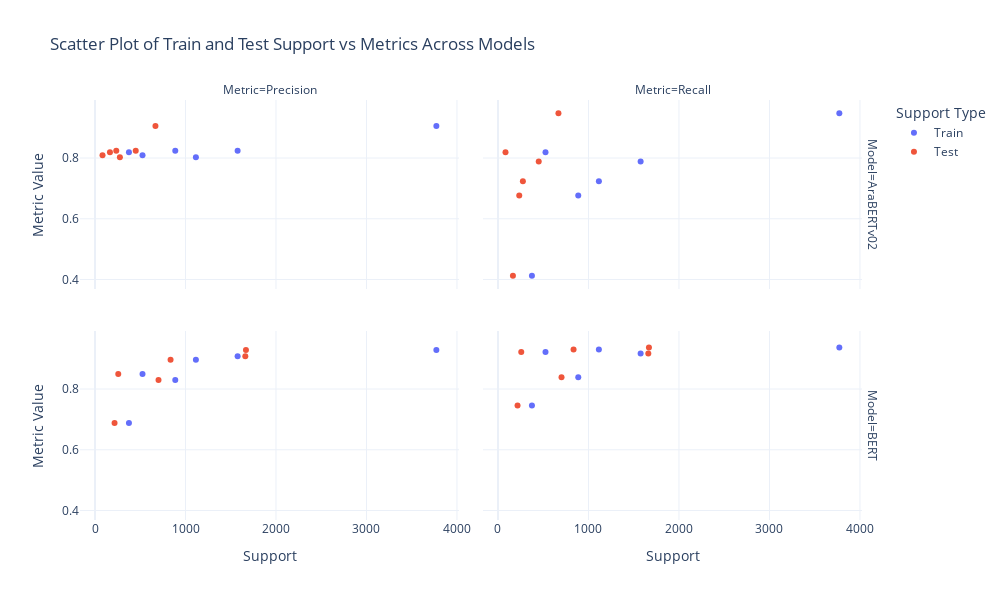

Notebook source saved alongside this figure:
### Code cell
import pandas as pd
import plotly.express as px

# Filter out the 'O' tag
data = tr[tr["Tag"] != "O"]

# Melt the DataFrame for plotting
melted_df = data.melt(
    id_vars=["Tag", "Model", "Train Support", "Support"],
    value_vars=["Precision", "Recall"],
    var_name="Metric",
    value_name="Value"
)

# Create separate columns for Train and Test support
melted_train = melted_df.copy()
melted_train["Support Type"] = "Train"
melted_train["Support Value"] = melted_train["Train Support"]

melted_test = melted_df.copy()
melted_test["Support Type"] = "Test"
melted_test["Support Value"] = melted_test["Support"]

# Combine Train and Test data
combined_df = pd.concat([melted_train, melted_test])

# Scatter plot with Train and Test as colors
fig = px.scatter(
    combined_df,
    x="Support Value",
    y="Value",
    color="Support Type",  # Color by Train or Test
    facet_col="Metric",
    facet_row="Model",
    facet_row_spacing=0.1,  # Adjusted spacing
    facet_col_spacing=0.03,
    hover_data=["Tag"],
    title="Scatter Plot of Train and Test Support vs Metrics Across Models",
    labels={
        "Support Value": "Support",
        "Value": "Metric Value",
        "Metric": "Metric",
        "Support Type": "Support Type",
    },
    template="plotly_white"
)

# Update layout for better readability
fig.update_layout(
    width=1000,
    height=600,
    xaxis_title="Support",
    yaxis_title="Metric Value",
    legend_title="Support Type",
    # margin=dict(t=50, l=50, r=50, b=50)
)

fig.show()

### Figure 1 — Plotly figure (JSON) as saved in the notebook; plotly's stock layout.template omitted (floating-point values rounded to 4 significant figures)
{"data": [{"customdata": [["B-LOC"], ["B-MISC"], ["B-ORG"], ["I-LOC"], ["I-MISC"], ["I-ORG"]], "hovertemplate": "Support Type=Train<br>Model=AraBERTv02<br>Metric=Precision<br>Support=%{x}<br>Metric Value=%{y}<br>Tag=%{customdata[0]}<extra></extra>", "legendgroup": "Train", "marker": {"color": "#636efa", "symbol": "circle"}, "mode": "markers", "name": "Train", "orientation": "v", "showlegend": true, "type": "scatter", "x": [3772, 887, 1576, 525, 375, 1115], "xaxis": "x3", "y": [0.9056, 0.8238, 0.8237, 0.8095, 0.8193, 0.8024], "yaxis": "y3"}, {"customdata": [["B-LOC"], ["B-MISC"], ["B-ORG"], ["I-LOC"], ["I-MISC"], ["I-ORG"]], "hovertemplate": "Support Type=Train<br>Model=AraBERTv02<br>Metric=Recall<br>Support=%{x}<br>Metric Value=%{y}<br>Tag=%{customdata[0]}<extra></extra>", "legendgroup": "Train", "marker": {"color": "#636efa", "symbol": "circle"}, "mode": "markers", "name": "Train", "orientation": "v", "showlegend": false, "type": "scatter", "x": [3772, 887, 1576, 525, 375, 1115], "xaxis": "x4", "y": [0.9476, 0.6766, 0.7889, 0.8193, 0.4121, 0.7236], "yaxis": "y4"}, {"customdata": [["B-LOC"], ["B-MISC"], ["B-ORG"], ["I-LOC"], ["I-MISC"], ["I-ORG"]], "hovertemplate": "Support Type=Train<br>Model=BERT<br>Metric=Precision<br>Support=%{x}<br>Metric Value=%{y}<br>Tag=%{customdata[0]}<extra></extra>", "legendgroup": "Train", "marker": {"color": "#636efa", "symbol": "circle"}, "mode": "markers", "name": "Train", "orientation": "v", "showlegend": false, "type": "scatter", "x": [3772, 887, 1576, 525, 375, 1115], "xaxis": "x", "y": [0.9287, 0.8296, 0.9082, 0.8495, 0.688, 0.8962], "yaxis": "y"}, {"customdata": [["B-LOC"], ["B-MISC"], ["B-ORG"], ["I-LOC"], ["I-MISC"], ["I-ORG"]], "hovertemplate": "Support Type=Train<br>Model=BERT<br>Metric=Recall<br>Support=%{x}<br>Metric Value=%{y}<br>Tag=%{customdata[0]}<extra></extra>", "legendgroup": "Train", "marker": {"color": "#636efa", "symbol": "circle"}, "mode": "markers", "name": "Train", "orientation": "v", "showlegend": false, "type": "scatter", "x": [3772, 887, 1576, 525, 375, 1115], "xaxis": "x2", "y": [0.9371, 0.839, 0.9169, 0.9222, 0.7454, 0.9305], "yaxis": "y2"}, {"customdata": [["B-LOC"], ["B-MISC"], ["B-ORG"], ["I-LOC"], ["I-MISC"], ["I-ORG"]], "hovertemplate": "Support Type=Test<br>Model=AraBERTv02<br>Metric=Precision<br>Support=%{x}<br>Metric Value=%{y}<br>Tag=%{customdata[0]}<extra></extra>", "legendgroup": "Test", "marker": {"color": "#EF553B", "symbol": "circle"}, "mode": "markers", "name": "Test", "orientation": "v", "showlegend": true, "type": "scatter", "x": [668, 235, 450, 83, 165, 275], "xaxis": "x3", "y": [0.9056, 0.8238, 0.8237, 0.8095, 0.8193, 0.8024], "yaxis": "y3"}, {"customdata": [["B-LOC"], ["B-MISC"], ["B-ORG"], ["I-LOC"], ["I-MISC"], ["I-ORG"]], "hovertemplate": "Support Type=Test<br>Model=AraBERTv02<br>Metric=Recall<br>Support=%{x}<br>Metric Value=%{y}<br>Tag=%{customdata[0]}<extra></extra>", "legendgroup": "Test", "marker": {"color": "#EF553B", "symbol": "circle"}, "mode": "markers", "name": "Test", "orientation": "v", "showlegend": false, "type": "scatter", "x": [668, 235, 450, 83, 165, 275], "xaxis": "x4", "y": [0.9476, 0.6766, 0.7889, 0.8193, 0.4121, 0.7236], "yaxis": "y4"}, {"customdata": [["B-LOC"], ["B-MISC"], ["B-ORG"], ["I-LOC"], ["I-MISC"], ["I-ORG"]], "hovertemplate": "Support Type=Test<br>Model=BERT<br>Metric=Precision<br>Support=%{x}<br>Metric Value=%{y}<br>Tag=%{customdata[0]}<extra></extra>", "legendgroup": "Test", "marker": {"color": "#EF553B", "symbol": "circle"}, "mode": "markers", "name": "Test", "orientation": "v", "showlegend": false, "type": "scatter", "x": [1668, 702, 1661, 257, 216, 835], "xaxis": "x", "y": [0.9287, 0.8296, 0.9082, 0.8495, 0.688, 0.8962], "yaxis": "y"}, {"customdata": [["B-LOC"], ["B-MISC"], ["B-ORG"], ["I-LOC"], ["I-MISC"], ["I-ORG"]], "hovertemplate": "Support Type=Test<br>Model=BERT<br>Metric=Recall<br>Support=%{x}<br>Metric Value=%{y}<br>Tag=%{customdata[0]}<extra></extra>", "legendgroup": "Test", "marker": {"color": "#EF553B", "symbol": "circle"}, "mode": "markers", "name": "Test", "orientation": "v", "showlegend": false, "type": "scatter", "x": [1668, 702, 1661, 257, 216, 835], "xaxis": "x2", "y": [0.9371, 0.839, 0.9169, 0.9222, 0.7454, 0.9305], "yaxis": "y2"}], "layout": {"annotations": [{"font": {}, "showarrow": false, "text": "Metric=Precision", "x": 0.2375, "xanchor": "center", "xref": "paper", "y": 1, "yanchor": "bottom", "yref": "paper"}, {"font": {}, "showarrow": false, "text": "Metric=Recall", "x": 0.7425, "xanchor": "center", "xref": "paper", "y": 1, "yanchor": "bottom", "yref": "paper"}, {"font": {}, "showarrow": false, "text": "Model=BERT", "textangle": 90, "x": 0.98, "xanchor": "left", "xref": "paper", "y": 0.225, "yanchor": "middle", "yref": "paper"}, {"font": {}, "showarrow": false, "text": "Model=AraBERTv02", "textangle": 90, "x": 0.98, "xanchor": "left", "xref": "paper", "y": 0.775, "yanchor": "middle", "yref": "paper"}], "height": 600, "legend": {"title": {"text": "Support Type"}, "tracegroupgap": 0}, "title": {"text": "Scatter Plot of Train and Test Support vs Metrics Across Models"}, "width": 1000, "xaxis": {"anchor": "y", "domain": [0, 0.475], "title": {"text": "Support"}}, "xaxis2": {"anchor": "y2", "domain": [0.505, 0.98], "matches": "x", "title": {"text": "Support"}}, "xaxis3": {"anchor": "y3", "domain": [0, 0.475], "matches": "x", "showticklabels": false}, "xaxis4": {"anchor": "y4", "domain": [0.505, 0.98], "matches": "x", "showticklabels": false}, "yaxis": {"anchor": "x", "domain": [0, 0.45], "title": {"text": "Metric Value"}}, "yaxis2": {"anchor": "x2", "domain": [0, 0.45], "matches": "y", "showticklabels": false}, "yaxis3": {"anchor": "x3", "domain": [0.55, 1], "matches": "y", "title": {"text": "Metric Value"}}, "yaxis4": {"anchor": "x4", "domain": [0.55, 1], "matches": "y", "showticklabels": false}}}
